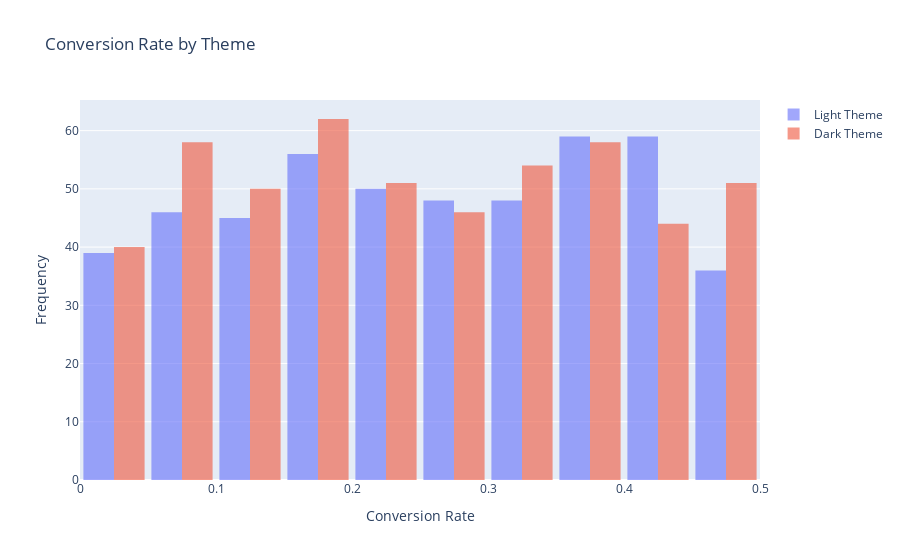

Write notebook code for a chart like this one.
### Code cell
fig = go.Figure()

fig.add_trace(go.Histogram(x=light_theme_data['Conversion Rate'], 
                           name='Light Theme', opacity=0.6, nbinsx=20))
fig.add_trace(go.Histogram(x=dark_theme_data['Conversion Rate'], 
                           name='Dark Theme', opacity=0.6, nbinsx=20))

fig.update_layout(
    title_text='Conversion Rate by Theme',
    xaxis_title_text='Conversion Rate',
    yaxis_title_text='Frequency',
    barmode='group',
    bargap=0.1
)

fig.show()

### Figure 1 — Plotly figure (JSON) as saved in the notebook; plotly's stock layout.template omitted (floating-point values rounded to 4 significant figures; data arrays with more than 128 entries replaced by an {"elided": "..."} marker saying what was removed)
{"data": [{"name": "Light Theme", "nbinsx": 20, "opacity": 0.6, "type": "histogram", "x": {"elided": "486 float values"}}, {"name": "Dark Theme", "nbinsx": 20, "opacity": 0.6, "type": "histogram", "x": {"elided": "514 float values"}}], "layout": {"bargap": 0.1, "barmode": "group", "title": {"text": "Conversion Rate by Theme"}, "xaxis": {"title": {"text": "Conversion Rate"}}, "yaxis": {"title": {"text": "Frequency"}}}}
